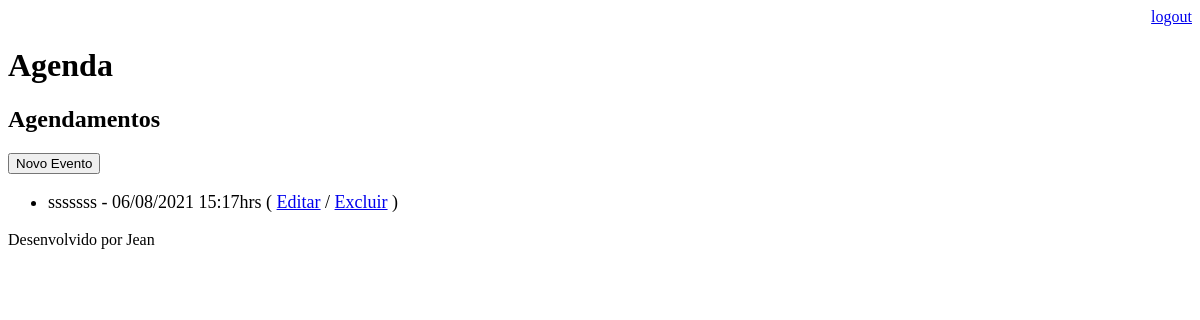
Page /agenda/ (signed in) on the earlier database version.
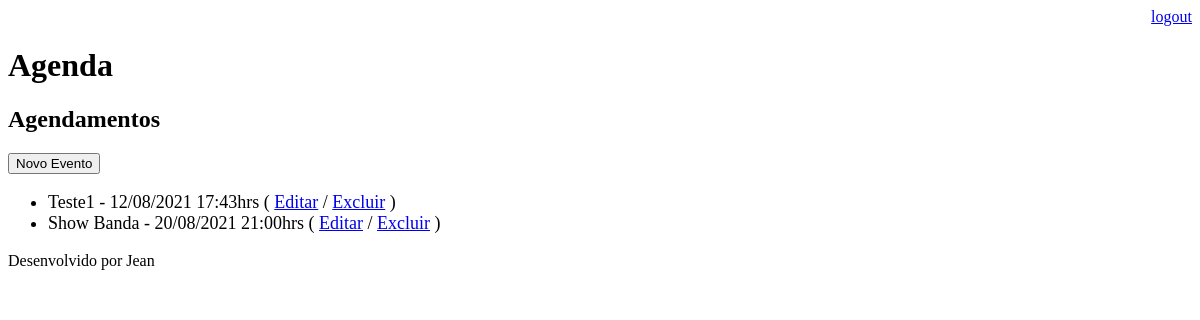
Same page on the later database version.
### core/models.py (models this page shows, shortened)
class Evento(models.Model):
    titulo = models.CharField(max_length=100)
    descricao = models.TextField(blank=True, null=True)
    data_evento = models.DateTimeField(verbose_name='Data do evento')
    data_criacao = models.DateTimeField(auto_now=True)
    local = models.CharField(max_length=100, null=True, blank=True)
    usuario = models.ForeignKey(User, on_delete=models.CASCADE)
    class Meta:
        db_table = 'evento'
    def get_data_criacao(self):
        return self.data_evento.strftime('%d/%m/%Y %H:%Mhrs')
    def get_evento_atrasado(self):
        if self.data_evento < datetime.now():
            return True
        else:
            return False

### core/views.py (the view)
# urls.py: path('agenda/',views.lista_eventos),
@login_required(login_url='/login/')
def lista_eventos(request):
    usuario = request.user
    data_atual = datetime.now() - timedelta(hours=1)
    evento = Evento.objects.filter(usuario=usuario,
                                   data_evento__gt=data_atual)
    dados = {'eventos':evento}
    return render(request,'agenda.html',dados)

### templates/agenda.html (shortened to what this page needs)
{% extends "model-page.html" %}
{% block content %}
    <h2>Agendamentos</h2>
    <a href="evento/">
         <button type="button">Novo Evento</button>
    </a>
    <ul style = "font-size: 18px">
    {% for evento in eventos %}
         <li>
             <div style=>
             {{ evento.titulo }} - {{ evento.get_data_criacao }}
                ( <a href="evento/?id={{evento.id}}">Editar</a>
                / <a href="evento/delete/{{ evento.id}}/">Excluir</a> )
             </div>
         </li>
    {% endfor %}
    </ul>
{% endblock %}

### templates/model-page.html
<!DOCTYPE html>
<html lang="en">
<head>
    {% include "model-header.html" %}
</head>
<body>
    {% block content %} {% endblock %}
    {% include "model-footer.html" %}
</body>
</html>

### templates/model-header.html (shortened to what this page needs)
    <div align="right">
    <a href="/logout">logout</a>
    </div>
    <h1>Agenda</h1>

### templates/model-footer.html
<p>Desenvolvido por Jean</p>

Differences in the rows shown:
removed Evento: titulo "sssssss", get_data_criacao "06/08/2021 15:17hrs"
added Evento: titulo "Teste1", get_data_criacao "12/08/2021 17:43hrs"
added Evento: titulo "Show Banda", get_data_criacao "20/08/2021 21:00hrs"
